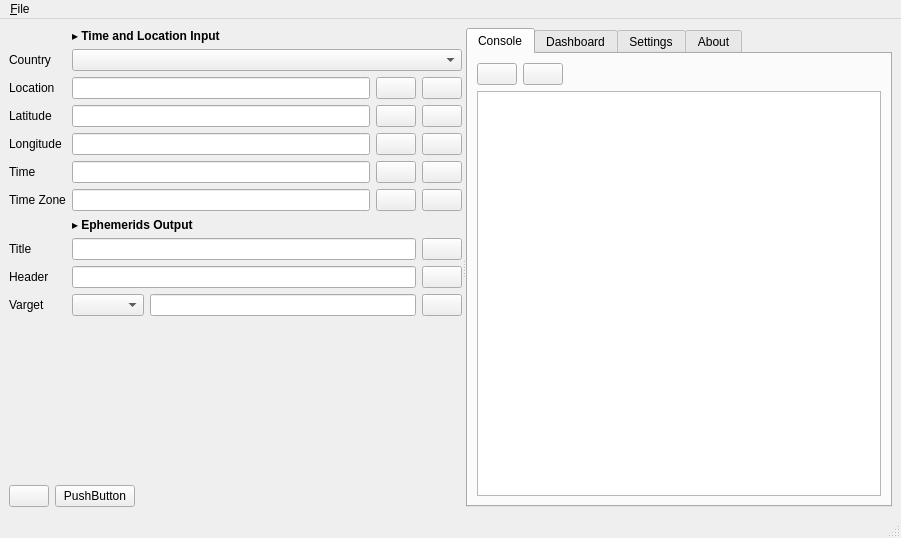
<?xml version="1.0" encoding="UTF-8"?>
<ui version="4.0">
 <class>MainWindow</class>
 <widget class="QMainWindow" name="MainWindow">
  <property name="geometry">
   <rect>
    <x>0</x>
    <y>0</y>
    <width>901</width>
    <height>538</height>
   </rect>
  </property>
  <property name="windowTitle">
   <string>Form1</string>
  </property>
  <widget class="QWidget" name="centralwidget">
   <layout class="QGridLayout" name="gridLayout">
    <item row="0" column="0">
     <widget class="QSplitter" name="splitter">
      <property name="orientation">
       <enum>Qt::Orientation::Horizontal</enum>
      </property>
      <widget class="QWidget" name="verticalLayoutWidget">
       <layout class="QVBoxLayout" name="verticalLayout_2">
        <item>
         <layout class="QFormLayout" name="formLayout_2">
          <item row="1" column="0">
           <widget class="QLabel" name="label_6">
            <property name="text">
             <string>Country</string>
            </property>
           </widget>
          </item>
          <item row="1" column="1">
           <widget class="QComboBox" name="cbxCountry"/>
          </item>
          <item row="2" column="0">
           <widget class="QLabel" name="label">
            <property name="text">
             <string>Location</string>
            </property>
           </widget>
          </item>
          <item row="2" column="1">
           <layout class="QHBoxLayout" name="horizontalLayout_2">
            <item>
             <widget class="QLineEdit" name="txtLocation"/>
            </item>
            <item>
             <widget class="QPushButton" name="pushButton">
              <property name="text">
               <string/>
              </property>
              <property name="icon">
               <iconset resource="ephemeeus.qrc">
                <normaloff>:/16x16/Rotate.png</normaloff>:/16x16/Rotate.png</iconset>
              </property>
             </widget>
            </item>
            <item>
             <widget class="QPushButton" name="pushButton_2">
              <property name="text">
               <string/>
              </property>
              <property name="icon">
               <iconset resource="ephemeeus.qrc">
                <normaloff>:/16x16/Pen.png</normaloff>:/16x16/Pen.png</iconset>
              </property>
             </widget>
            </item>
           </layout>
          </item>
          <item row="3" column="0">
           <widget class="QLabel" name="label_4">
            <property name="text">
             <string>Latitude</string>
            </property>
           </widget>
          </item>
          <item row="3" column="1">
           <layout class="QHBoxLayout" name="horizontalLayout_6">
            <item>
             <widget class="QLineEdit" name="txtLatitude">
              <property name="alignment">
               <set>Qt::AlignmentFlag::AlignRight|Qt::AlignmentFlag::AlignTrailing|Qt::AlignmentFlag::AlignVCenter</set>
              </property>
              <property name="readOnly">
               <bool>true</bool>
              </property>
             </widget>
            </item>
            <item>
             <widget class="QPushButton" name="pushButton_10">
              <property name="text">
               <string/>
              </property>
              <property name="icon">
               <iconset resource="ephemeeus.qrc">
                <normaloff>:/16x16/Lock.png</normaloff>:/16x16/Lock.png</iconset>
              </property>
             </widget>
            </item>
            <item>
             <widget class="QPushButton" name="pushButton_8">
              <property name="text">
               <string/>
              </property>
              <property name="icon">
               <iconset resource="ephemeeus.qrc">
                <normaloff>:/16x16/Write.png</normaloff>:/16x16/Write.png</iconset>
              </property>
             </widget>
            </item>
           </layout>
          </item>
          <item row="4" column="0">
           <widget class="QLabel" name="label_5">
            <property name="text">
             <string>Longitude</string>
            </property>
           </widget>
          </item>
          <item row="4" column="1">
           <layout class="QHBoxLayout" name="horizontalLayout_7">
            <item>
             <widget class="QLineEdit" name="txtLongitude">
              <property name="alignment">
               <set>Qt::AlignmentFlag::AlignRight|Qt::AlignmentFlag::AlignTrailing|Qt::AlignmentFlag::AlignVCenter</set>
              </property>
              <property name="readOnly">
               <bool>true</bool>
              </property>
             </widget>
            </item>
            <item>
             <widget class="QPushButton" name="pushButton_12">
              <property name="text">
               <string/>
              </property>
              <property name="icon">
               <iconset resource="ephemeeus.qrc">
                <normaloff>:/16x16/Lock.png</normaloff>:/16x16/Lock.png</iconset>
              </property>
             </widget>
            </item>
            <item>
             <widget class="QPushButton" name="pushButton_11">
              <property name="text">
               <string/>
              </property>
              <property name="icon">
               <iconset resource="ephemeeus.qrc">
                <normaloff>:/16x16/Write.png</normaloff>:/16x16/Write.png</iconset>
              </property>
             </widget>
            </item>
           </layout>
          </item>
          <item row="5" column="0">
           <widget class="QLabel" name="label_2">
            <property name="text">
             <string>Time</string>
            </property>
           </widget>
          </item>
          <item row="5" column="1">
           <layout class="QHBoxLayout" name="horizontalLayout_3">
            <item>
             <widget class="QLineEdit" name="lineEdit_2"/>
            </item>
            <item>
             <widget class="QPushButton" name="pushButton_3">
              <property name="text">
               <string/>
              </property>
              <property name="icon">
               <iconset resource="ephemeeus.qrc">
                <normaloff>:/16x16/Rotate.png</normaloff>:/16x16/Rotate.png</iconset>
              </property>
             </widget>
            </item>
            <item>
             <widget class="QPushButton" name="pushButton_4">
              <property name="text">
               <string/>
              </property>
              <property name="icon">
               <iconset resource="ephemeeus.qrc">
                <normaloff>:/16x16/Pen.png</normaloff>:/16x16/Pen.png</iconset>
              </property>
             </widget>
            </item>
           </layout>
          </item>
          <item row="6" column="0">
           <widget class="QLabel" name="label_3">
            <property name="text">
             <string>Time Zone</string>
            </property>
           </widget>
          </item>
          <item row="6" column="1">
           <layout class="QHBoxLayout" name="horizontalLayout_4">
            <item>
             <widget class="QLineEdit" name="lineEdit_3"/>
            </item>
            <item>
             <widget class="QPushButton" name="pushButton_5">
              <property name="text">
               <string/>
              </property>
              <property name="icon">
               <iconset resource="ephemeeus.qrc">
                <normaloff>:/16x16/Rotate.png</normaloff>:/16x16/Rotate.png</iconset>
              </property>
             </widget>
            </item>
            <item>
             <widget class="QPushButton" name="pushButton_6">
              <property name="text">
               <string/>
              </property>
              <property name="icon">
               <iconset resource="ephemeeus.qrc">
                <normaloff>:/16x16/Pen.png</normaloff>:/16x16/Pen.png</iconset>
              </property>
             </widget>
            </item>
           </layout>
          </item>
          <item row="10" column="0">
           <widget class="QLabel" name="label_7">
            <property name="text">
             <string>Varget</string>
            </property>
           </widget>
          </item>
          <item row="10" column="1">
           <layout class="QHBoxLayout" name="horizontalLayout_10">
            <item>
             <widget class="QComboBox" name="cbxVargets"/>
            </item>
            <item>
             <widget class="QLineEdit" name="txtVargetLabel"/>
            </item>
            <item>
             <widget class="QPushButton" name="btnAddVarget">
              <property name="text">
               <string/>
              </property>
              <property name="icon">
               <iconset resource="ephemeeus.qrc">
                <normaloff>:/16x16/Plus.png</normaloff>:/16x16/Plus.png</iconset>
              </property>
             </widget>
            </item>
           </layout>
          </item>
          <item row="0" column="1">
           <widget class="QLabel" name="label_8">
            <property name="font">
             <font>
              <bold>true</bold>
             </font>
            </property>
            <property name="text">
             <string>▸ Time and Location Input</string>
            </property>
           </widget>
          </item>
          <item row="7" column="1">
           <widget class="QLabel" name="label_9">
            <property name="font">
             <font>
              <bold>true</bold>
             </font>
            </property>
            <property name="text">
             <string>▸ Ephemerids Output</string>
            </property>
           </widget>
          </item>
          <item row="8" column="0">
           <widget class="QLabel" name="label_10">
            <property name="text">
             <string>Title</string>
            </property>
           </widget>
          </item>
          <item row="8" column="1">
           <layout class="QHBoxLayout" name="horizontalLayout_8">
            <item>
             <widget class="QLineEdit" name="txtVarboardTitle"/>
            </item>
            <item>
             <widget class="QPushButton" name="btnAddTitle">
              <property name="text">
               <string/>
              </property>
              <property name="icon">
               <iconset resource="ephemeeus.qrc">
                <normaloff>:/16x16/Plus.png</normaloff>:/16x16/Plus.png</iconset>
              </property>
             </widget>
            </item>
           </layout>
          </item>
          <item row="9" column="0">
           <widget class="QLabel" name="label_11">
            <property name="text">
             <string>Header</string>
            </property>
           </widget>
          </item>
          <item row="9" column="1">
           <layout class="QHBoxLayout" name="horizontalLayout_9">
            <item>
             <widget class="QLineEdit" name="txtVarboardHeader"/>
            </item>
            <item>
             <widget class="QPushButton" name="btnAddHeader">
              <property name="text">
               <string/>
              </property>
              <property name="icon">
               <iconset resource="ephemeeus.qrc">
                <normaloff>:/16x16/Plus.png</normaloff>:/16x16/Plus.png</iconset>
              </property>
             </widget>
            </item>
           </layout>
          </item>
         </layout>
        </item>
        <item>
         <spacer name="verticalSpacer">
          <property name="orientation">
           <enum>Qt::Orientation::Vertical</enum>
          </property>
          <property name="sizeHint" stdset="0">
           <size>
            <width>20</width>
            <height>40</height>
           </size>
          </property>
         </spacer>
        </item>
        <item>
         <spacer name="verticalSpacer_2">
          <property name="orientation">
           <enum>Qt::Orientation::Vertical</enum>
          </property>
          <property name="sizeHint" stdset="0">
           <size>
            <width>20</width>
            <height>40</height>
           </size>
          </property>
         </spacer>
        </item>
        <item>
         <layout class="QHBoxLayout" name="horizontalLayout_5">
          <item>
           <layout class="QVBoxLayout" name="verticalLayout"/>
          </item>
          <item>
           <widget class="QPushButton" name="btnRefresh">
            <property name="text">
             <string/>
            </property>
            <property name="icon">
             <iconset resource="ephemeeus.qrc">
              <normaloff>:/16x16/Refresh.png</normaloff>:/16x16/Refresh.png</iconset>
            </property>
           </widget>
          </item>
          <item>
           <widget class="QPushButton" name="pushButton_9">
            <property name="text">
             <string>PushButton</string>
            </property>
           </widget>
          </item>
          <item>
           <spacer name="horizontalSpacer_2">
            <property name="orientation">
             <enum>Qt::Orientation::Horizontal</enum>
            </property>
            <property name="sizeHint" stdset="0">
             <size>
              <width>40</width>
              <height>20</height>
             </size>
            </property>
           </spacer>
          </item>
         </layout>
        </item>
       </layout>
      </widget>
      <widget class="QTabWidget" name="tabWidget">
       <property name="currentIndex">
        <number>0</number>
       </property>
       <widget class="QWidget" name="tabConsole">
        <property name="cursor">
         <cursorShape>CrossCursor</cursorShape>
        </property>
        <attribute name="icon">
         <iconset resource="ephemeeus.qrc">
          <normaloff>:/16x16/Computer.png</normaloff>:/16x16/Computer.png</iconset>
        </attribute>
        <attribute name="title">
         <string>Console</string>
        </attribute>
        <layout class="QGridLayout" name="gridLayout_5">
         <item row="0" column="0">
          <layout class="QHBoxLayout" name="horizontalLayout">
           <item>
            <widget class="QPushButton" name="btnClearConsole">
             <property name="toolTip">
              <string>Clear the console log</string>
             </property>
             <property name="text">
              <string/>
             </property>
             <property name="icon">
              <iconset resource="ephemeeus.qrc">
               <normaloff>:/16x16/Recycle.png</normaloff>:/16x16/Recycle.png</iconset>
             </property>
            </widget>
           </item>
           <item>
            <widget class="QPushButton" name="btnExportLog">
             <property name="toolTip">
              <string>Export the console log to local file</string>
             </property>
             <property name="text">
              <string/>
             </property>
             <property name="icon">
              <iconset resource="ephemeeus.qrc">
               <normaloff>:/16x16/Upload.png</normaloff>:/16x16/Upload.png</iconset>
             </property>
            </widget>
           </item>
           <item>
            <spacer name="horizontalSpacer">
             <property name="orientation">
              <enum>Qt::Orientation::Horizontal</enum>
             </property>
             <property name="sizeHint" stdset="0">
              <size>
               <width>40</width>
               <height>20</height>
              </size>
             </property>
            </spacer>
           </item>
          </layout>
         </item>
         <item row="2" column="0">
          <widget class="QTextEdit" name="txtConsole">
           <property name="font">
            <font>
             <family>Consolas</family>
             <pointsize>10</pointsize>
            </font>
           </property>
           <property name="readOnly">
            <bool>true</bool>
           </property>
          </widget>
         </item>
        </layout>
       </widget>
       <widget class="QWidget" name="tabDashboard">
        <attribute name="icon">
         <iconset resource="ephemeeus.qrc">
          <normaloff>:/16x16/Document Spreadsheet.png</normaloff>:/16x16/Document Spreadsheet.png</iconset>
        </attribute>
        <attribute name="title">
         <string>Dashboard</string>
        </attribute>
        <layout class="QGridLayout" name="gridLayout_3">
         <item row="0" column="0">
          <widget class="QScrollArea" name="scrollArea">
           <property name="widgetResizable">
            <bool>true</bool>
           </property>
           <widget class="QWidget" name="scrollAreaWidgetContents">
            <property name="geometry">
             <rect>
              <x>0</x>
              <y>0</y>
              <width>398</width>
              <height>425</height>
             </rect>
            </property>
            <layout class="QGridLayout" name="gridLayout_4">
             <item row="0" column="0">
              <layout class="QVBoxLayout" name="boardLayout"/>
             </item>
            </layout>
           </widget>
          </widget>
         </item>
        </layout>
       </widget>
       <widget class="QWidget" name="tabSettings">
        <attribute name="icon">
         <iconset resource="ephemeeus.qrc">
          <normaloff>:/16x16/Gear.png</normaloff>:/16x16/Gear.png</iconset>
        </attribute>
        <attribute name="title">
         <string>Settings</string>
        </attribute>
        <layout class="QGridLayout" name="gridLayout_7">
         <item row="0" column="1">
          <widget class="QScrollArea" name="scrollArea_2">
           <property name="widgetResizable">
            <bool>true</bool>
           </property>
           <widget class="QWidget" name="boxSettings">
            <property name="geometry">
             <rect>
              <x>0</x>
              <y>0</y>
              <width>398</width>
              <height>425</height>
             </rect>
            </property>
           </widget>
          </widget>
         </item>
        </layout>
       </widget>
       <widget class="QWidget" name="tabAbout">
        <attribute name="icon">
         <iconset resource="ephemeeus.qrc">
          <normaloff>:/16x16/Copyright.png</normaloff>:/16x16/Copyright.png</iconset>
        </attribute>
        <attribute name="title">
         <string>About</string>
        </attribute>
        <layout class="QGridLayout" name="gridLayout_2">
         <item row="0" column="0">
          <widget class="QTextBrowser" name="txtAbout"/>
         </item>
        </layout>
       </widget>
      </widget>
     </widget>
    </item>
   </layout>
  </widget>
  <widget class="QMenuBar" name="menuBar">
   <property name="geometry">
    <rect>
     <x>0</x>
     <y>0</y>
     <width>901</width>
     <height>22</height>
    </rect>
   </property>
   <widget class="QMenu" name="menu_File">
    <property name="title">
     <string>&amp;File</string>
    </property>
    <addaction name="actionOpen"/>
    <addaction name="actionSave"/>
    <addaction name="actionSave_as"/>
    <addaction name="actionRefresh"/>
    <addaction name="actionQuit"/>
   </widget>
   <addaction name="menu_File"/>
  </widget>
  <widget class="QStatusBar" name="statusBar"/>
  <action name="actionQuit">
   <property name="icon">
    <iconset resource="ephemeeus.qrc">
     <normaloff>:/16x16/Close.png</normaloff>:/16x16/Close.png</iconset>
   </property>
   <property name="text">
    <string>&amp;Quit F10</string>
   </property>
   <property name="iconText">
    <string>Quit</string>
   </property>
   <property name="shortcut">
    <string>F10</string>
   </property>
  </action>
  <action name="actionOpen">
   <property name="icon">
    <iconset resource="ephemeeus.qrc">
     <normaloff>:/16x16/Document Text.png</normaloff>:/16x16/Document Text.png</iconset>
   </property>
   <property name="text">
    <string>Open</string>
   </property>
  </action>
  <action name="actionRefresh">
   <property name="icon">
    <iconset resource="ephemeeus.qrc">
     <normaloff>:/16x16/Refresh.png</normaloff>:/16x16/Refresh.png</iconset>
   </property>
   <property name="text">
    <string>Refresh</string>
   </property>
   <property name="toolTip">
    <string>Refresh F5</string>
   </property>
   <property name="shortcut">
    <string>F5</string>
   </property>
   <property name="menuRole">
    <enum>QAction::MenuRole::TextHeuristicRole</enum>
   </property>
  </action>
  <action name="actionSave">
   <property name="icon">
    <iconset resource="ephemeeus.qrc">
     <normaloff>:/16x16/Save.png</normaloff>:/16x16/Save.png</iconset>
   </property>
   <property name="text">
    <string>Save</string>
   </property>
  </action>
  <action name="actionSave_as">
   <property name="icon">
    <iconset resource="ephemeeus.qrc">
     <normaloff>:/16x16/Save.png</normaloff>:/16x16/Save.png</iconset>
   </property>
   <property name="text">
    <string>Save as...</string>
   </property>
  </action>
 </widget>
 <resources>
  <include location="ephemeeus.qrc"/>
 </resources>
 <connections/>
</ui>
